Frame 1 (no input): blank canvas, image omitted
Frame 60 (the mouse pressed at the canvas centre just before this capture): blank canvas, image omitted
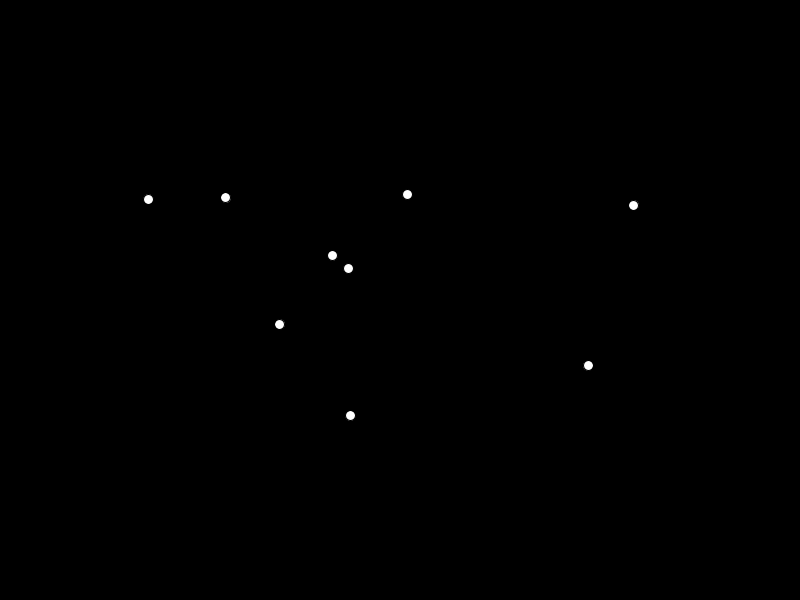
Frame 120 (the mouse held since frame 60 and released just before this capture)

The Processing sketch whose frames 1 and 60 were blank and that drew this single picture after the mouse press (run headless with seeded random() and noise(); from frame 60 on, the mouse is pressed at the canvas centre):

// Processing sketch: Simple_Ball_NoiseXY
// ── Simple_Ball_NoiseXY.pde

Ball[]bs;
int num=1;

void setup() {
  size(800, 600);

  bs=new Ball[10];
  for (int i=0; i<10; i++) {
    bs[i]=new Ball();
  }
}


void draw() {
  background(0);

  for (int i=0; i<num; i++) {
    bs[i].update();
  }
}

void mousePressed() {
  num=bs.length-num;
}


class Ball {

  float start_pos=random(100);
  float xpos;
  float ypos;

  Ball() {
  }

  void update() {
    float scale=0.01;

    xpos=noise(start_pos+frameCount*scale)*width;
    ypos=noise(start_pos+5+frameCount*scale)*height;

    ellipse(xpos, ypos, 10, 10);
  }
}
